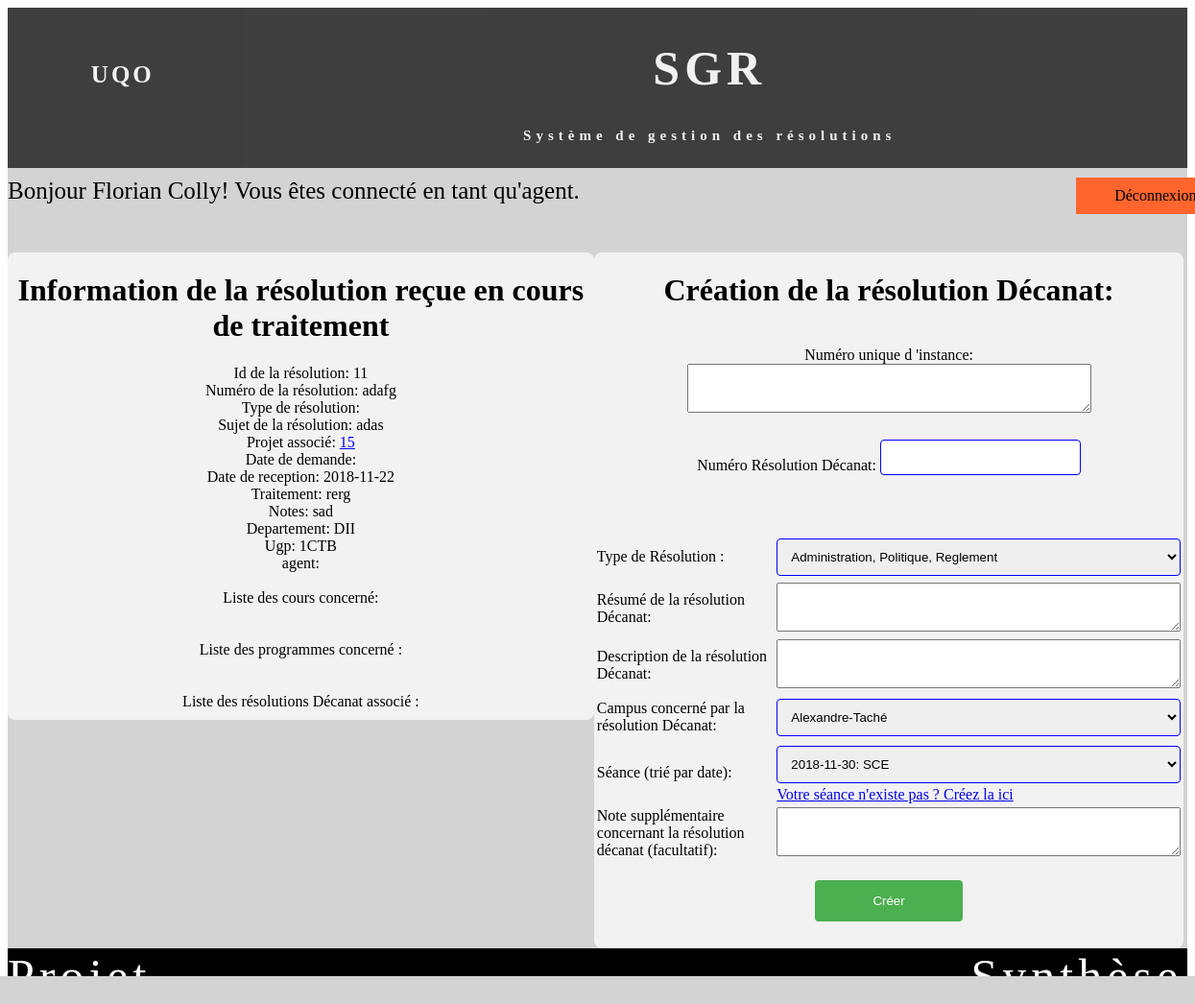
Page /index.php?action=traiterResoSoumi&id=11 (signed in) on the committed database.
### tables this page shows
CREATE TABLE IF NOT EXISTS `receptionreso` (
  `id` int(5) NOT NULL AUTO_INCREMENT,
  `NumReception` varchar(10) NOT NULL,
  `Sujet` varchar(300) DEFAULT NULL,
  `NumProjet_id` int(11) DEFAULT NULL,
  `DateDemande` date DEFAULT NULL,
  `DateReception` date NOT NULL,
  `Traitement` varchar(60) DEFAULT NULL,
  `Notes` varchar(2000) DEFAULT NULL,
  `Departement_id` varchar(10) DEFAULT NULL,
  `codeUgp_id` varchar(10) DEFAULT NULL,
  `agent_id` varchar(50) DEFAULT NULL,
  PRIMARY KEY (`id`),
  UNIQUE KEY `NumReception` (`id`)
);

### controller/controlAgent.php (called while the page is built, shortened)
<?php
class controlAgent {
    private $vue;
    private $modelCour;
    private $modelProg;
    private $modelReceptionReso;
    private $modelTypeResolution;
    private $modelSeance;
    private $modelDecanatReso;
    function __construct() {
        $this->vue = new VueAgent();
        $this->modelCour = new Cour();
        $this->modelProg = new Programme();
        $this->modelReceptionReso = new ReceptionReso();
        $this->modelTypeResolution = new typeResolution();
        $this->modelSeance = new Seance();
        $this->modelDecanatReso = new DecanatReso();
    }
    public function traiterReso() {
        $id = filter_var($_GET["id"], FILTER_SANITIZE_NUMBER_INT);
        $reso = $this->modelReceptionReso->rechercheResoParId($id);
        $programmeReso = $this->modelProg->programmeAssocier($id);
        $courReso = $this->modelCour->courAssocier($id);
        $typeRecu = $this->modelTypeResolution->rechercheTypeParReso($id);
        $type = $this->modelTypeResolution->allTypeResoTrie();
        $seance = $this->modelSeance->allSeanceTrie();
        $resoDeca = $this->modelDecanatReso->rechercheAssociationTypeReso($id);
        $this->vue->traiterReso($reso, $programmeReso, $courReso, $typeRecu, $seance, $type, $resoDeca);
    }
}

### model/receptionReso.php (called while the page is built, shortened)
<?php
class ReceptionReso {
    private $id;
    private $num;
    private $sujet;
    private $numProjet_id;
    private $dateReception;
    private $traitement;
    private $notes;
    private $departement_id;
    private $codeUgp_id;
    function creerReceptionReso($i, $n, $s, $np, $dd, $dr, $t, $nt, $d, $c, $a) {
        $reso = new ReceptionReso();
        $reso->id = $i;
        $reso->num = $n;
        $reso->sujet = $s;
        $reso->numProjet_id = $np;
        $reso->dateDemande = $dd;
        $reso->dateReception = $dr;
        $reso->traitement = $t;
        $reso->notes = $nt;
        $reso->departement_id = $d;
        $reso->codeUgp_id = $c;
        $reso->agent_id = $a;
        return ($reso);
    }
    function rechercheResoParId($id) {
        $bdd = new ConnexionBDD();
        $sql = "SELECT * FROM receptionreso WHERE id=$id";
        $result = mysqli_query($bdd->getConnexionBDD(), $sql);
        $reso = new ReceptionReso();
        while ($row = mysqli_fetch_array($result)) {
            $reso = $this->creerReceptionReso($row["id"], $row["NumReception"], $row["Sujet"], $row["NumProjet_id"], $row["DateDemande"], $row["DateReception"], $row["Traitement"], $row["Notes"], $row["Departement_id"], $row["codeUgp_id"], $row["agent_id"]);
        }
        return($reso);
    }
    function getId() {
        return $this->id;
    }
    function getNum() {
        return $this->num;
    }
    function getSujet() {
        return $this->sujet;
    }
    function getNumProjet_id() {
        return $this->numProjet_id;
    }
    function getDateReception() {
        return $this->dateReception;
    }
    function getTraitement() {
        return $this->traitement;
    }
    function getNotes() {
        return $this->notes;
    }
    function getDepartement_id() {
        return $this->departement_id;
    }
    function getCodeUgp_id() {
        return $this->codeUgp_id;
    }
}

### model/connexionBDD.php (called while the page is built, shortened)
<?php
class  ConnexionBDD
{
    private  $con;
    function __construct()
    {
        $this->con = mysqli_connect("localhost","root","","decanat");
        $this->con->set_charset('utf8');
    }
    public function getConnexionBDD() {
     return  $this->con;
   }
}
?>

### model/typeResolution.php (called while the page is built, shortened)
<?php
class typeResolution {
    private $type;
    private function creerTypeReso($t, $p, $l) {
        $typeReso = new typeResolution();
        $typeReso->type = $t;
        $typeReso->priorite = $p;
        $typeReso->lien = $l;
        return ($typeReso);
    }
    function allTypeResoTrie() {
        $bdd = new ConnexionBDD();
        $sql = "SELECT * FROM typeresolution ORDER BY TypeReso ASC";
        $result = mysqli_query($bdd->getConnexionBDD(), $sql);
        $allTypeReso = array();
        while ($row = mysqli_fetch_array($result)) {
            $typeReso = $this->creerTypeReso($row["TypeReso"], $row["Priorite"], $row["LienProcedure"]);
            array_push($allTypeReso, $typeReso);
        }
        return($allTypeReso);
    }
        function getType() {
        return $this->type;
    }
}

### model/seance.php (called while the page is built, shortened)
<?php
class Seance {
    private $numSeance;
    private $date;
    function creerSeance($n, $d, $i) {
        $seance = new Seance();
        $seance->numSeance = $n;
        $seance->date = $d;
        $seance->instance = $i;
        return ($seance);
    }
    function allSeanceTrie(){
        $bdd = new ConnexionBDD();
        $sql = "SELECT * FROM seance ORDER BY DateSeance DESC";
        $result = mysqli_query($bdd->getConnexionBDD(), $sql);
        $allSeance = array();
        while ($row = mysqli_fetch_array($result)) {
            $seance = $this->creerSeance($row["NumSeance"], $row["DateSeance"], $row["Instance"]);
            array_push($allSeance, $seance);
        }
        return($allSeance);
    }
    function getNumSeance() {
        return $this->numSeance;
    }
    function getDate() {
        return $this->date;
    }
}

### view/vueAgent.php (the view, shortened to what this page needs)
<?php
class VueAgent {
    public function traiterReso($reso, $programmeReso, $courReso, $type, $seance, $allType, $resoDeca) {
        $nbCour = 0;
        $nbProgramme = 0;
        echo('<div id="" class="row">
        <div id="divhalf1">
        <h1> Information de la résolution reçue en cours de traitement</h1>
        Id de la résolution:    ' . $reso->getId() . '<br>
                Numéro de la résolution:    ' . $reso->getNum() . '<br>
                Type de  résolution:    ' . $type->getIdReso() . '<br>
                Sujet de la résolution:     ' . $reso->getSujet() . '<br>
                Projet associé:     <a href="index.php?action=projet&id=' . $reso->getNumProjet_id() . '"> ' . $reso->getNumProjet_id() . '</a><br>
                Date de demande:    ' . $reso->getDateDemande() . '<br>
                Date de reception:    ' . $reso->getDateReception() . '<br>
                Traitement:     ' . $reso->getTraitement() . '<br>
                Notes:  ' . $reso->getNotes() . '<br>
                Departement:    ' . $reso->getDepartement_id() . '<br>
                Ugp:    ' . $reso->getCodeUgp_id() . '<br>
                agent:  ' . $reso->getAgent_id() . '<br><br>
                     Liste des cours concerné: <br>
                ');
        echo('  <br> <br>Liste des programmes concerné :  <br>');
        echo('  <br> <br>Liste des résolutions Décanat associé :  <br>');
        echo('</div>
            <div id="divhalf2">
              <form action="index.php?action=enregistrementResoDeca&id=' . $reso->getId() . '&nbCour=' . $nbCour . '&nbProg=' . $nbProgramme . '&id_projet=' . $reso->getNumProjet_id() . '" class="formModifReso" method="POST">
        <h1> Création de la résolution Décanat:</h1><br>
             <center>
             <table class="table1">
             <tr>
                <td><label for="num">Numéro Résolution Décanat: </label></td>
        <td><input type="text" id="num"  name="num" ><br><br>
        </td></tr>
         <div class="numInstance">
        <label for="numInstance">Numéro unique d ' . "'" . 'instance:</label>
           <br>
                <textarea name="numInstance" rows="3" cols="50" ></textarea>
                <br><br>
               </div>
               <center>
               <table class="table1">
                <tr>
                  <td><label for="type">Type de Résolution : </label></td>
                  <td><select id="type" name="type">');
        foreach ($allType as $value) {
            echo('<option value="' . $value->getType() . '">' . $value->getType() . '</option>');
        }
        echo('</select><br></td></tr>
            <tr>
            <td> <label for="resumeReso">Résumé de la résolution Décanat:</label></td>
         <td><textarea name="resumeReso" rows="3" cols="50" ></textarea></td></tr><br>
           <tr>
            <td> <label for="descReso">Description de la résolution Décanat:</label></td>
         <td><textarea name="descReso" rows="3" cols="50" ></textarea></td></tr>
           <tr>
                <td><label for="campus">Campus concerné par la résolution Décanat: </label></td>
                <td><select id="campus"  name="campus">
         <option value="Alexandre-Taché">Alexandre-Taché</option>
                 <option value="Saint-Jérôme">Saint-Jérôme</option>
                 </select></td>
        </tr>
        <tr>
                <td><label for="seance">Séance (trié par date): </label></td>
                <td><select id="seance"  name="seance">');
        foreach ($seance as $value) {
            echo('<option value="' . $value->getNumSeance() . '">' . $value->getDate() . ': ' . $value->getInstance() . '</option>');
        }
        echo('</select><a href="popUp.php?action=creerSeance"  target=_blank>Votre séance n' . "'" . 'existe pas ? Créez la ici</a</td>
        </tr>
        <tr> <td><label for="noteReso">Note supplémentaire concernant la résolution décanat (facultatif):</label></td>
           <br>
                 <td><textarea name="noteReso" rows="3" cols="50"  ></textarea></td></tr>
</table>
          <tr><td><div id="divb"> <input type="submit" name="valider" value="Créer"></div></tr>
           </center>
           </div>
           </form>
           </div>
           ');
    }
}

### css/stylesheet.css (style rules this page uses)
html, body { height: 100%; }
.row:after { content: ""; display: table; clear: both; }
input[type=text], [type=password], select { width: 25%; padding: 10px 20px; margin: 15px 0; display: inline-block; border: 1px solid #ccc; border-radius: 4px; box-sizing: border-box; }
input[type=submit] { width: 25%; background-color: #4CAF50; color: white; padding: 14px 20px; margin: 18px 0; border: none; border-radius: 4px; cursor: pointer; }
.table1 td { text-align: left; }
.table1 input[type=text] { width: 100%; padding-left: 10px; margin: 3px 0; display: inline-block; text-align: center; border-radius: 4px; border: 1px solid blue; box-sizing:border-box; }
.table1 select { width: 100%; padding-left: 10px; margin: 3px 0; display: inline-block; border-radius: 4px; border: 1px solid blue; box-sizing:border-box; }
#divhalf1 { width: 49.7%; margin-top: 30px; border-radius: 8px; background-color: #f2f2f2; padding-bottom: 10px; text-align: center; float: left; }
#divhalf2 { width: 50%; margin-top: 30px; border-radius: 8px; background-color: #f2f2f2; padding-bottom:10px; text-align: center; float: left; }
#divb { width: 100%; text-align: center; }

### rows in the picture
receptionreso: id "11", NumReception "adafg", Sujet "adas", NumProjet "15", DateReception "2018-11-22", Traitement "rerg", Notes "sad", Departement "DII", codeUgp "1CTB"

### other values in the picture
$_SESSION["prenom"] "Florian"
$_SESSION["nom"] "Colly"
form field type "Administration, Politique, Reglement"
form field seance "2018-11-30: SCE"
